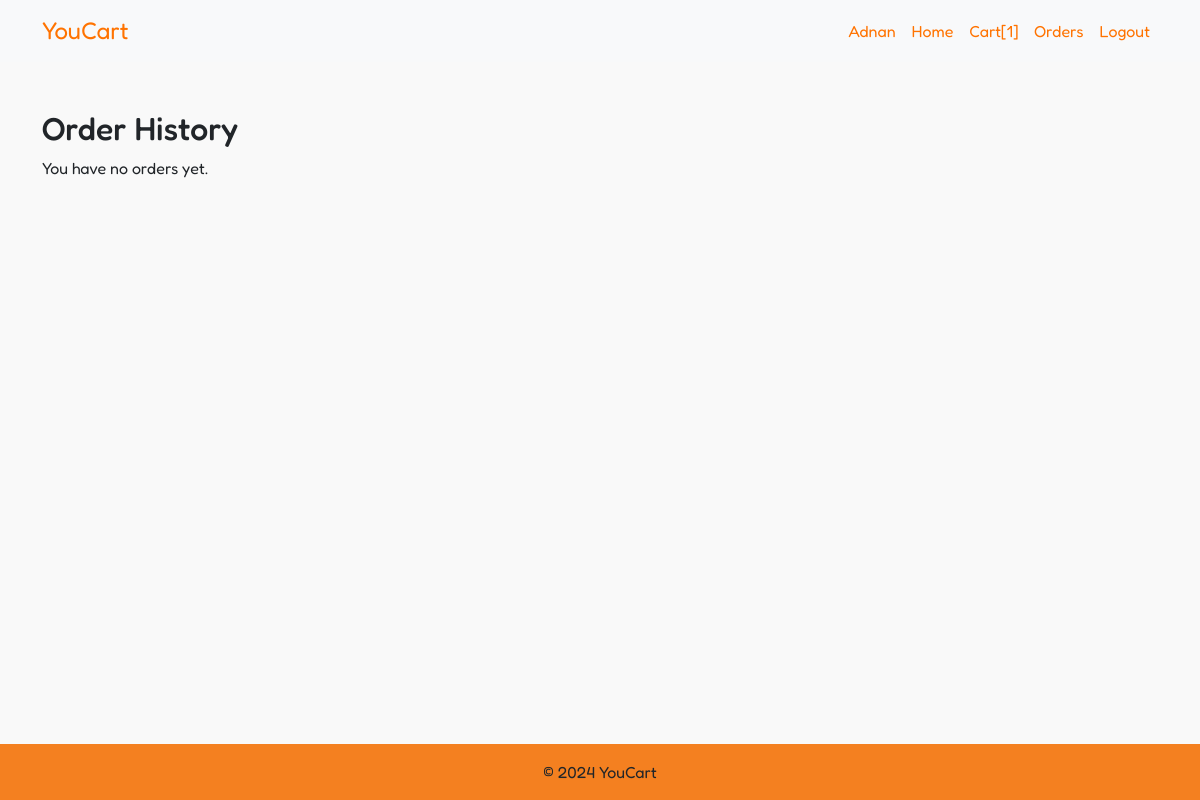
The app's page /order_history/ (signed in), older data.
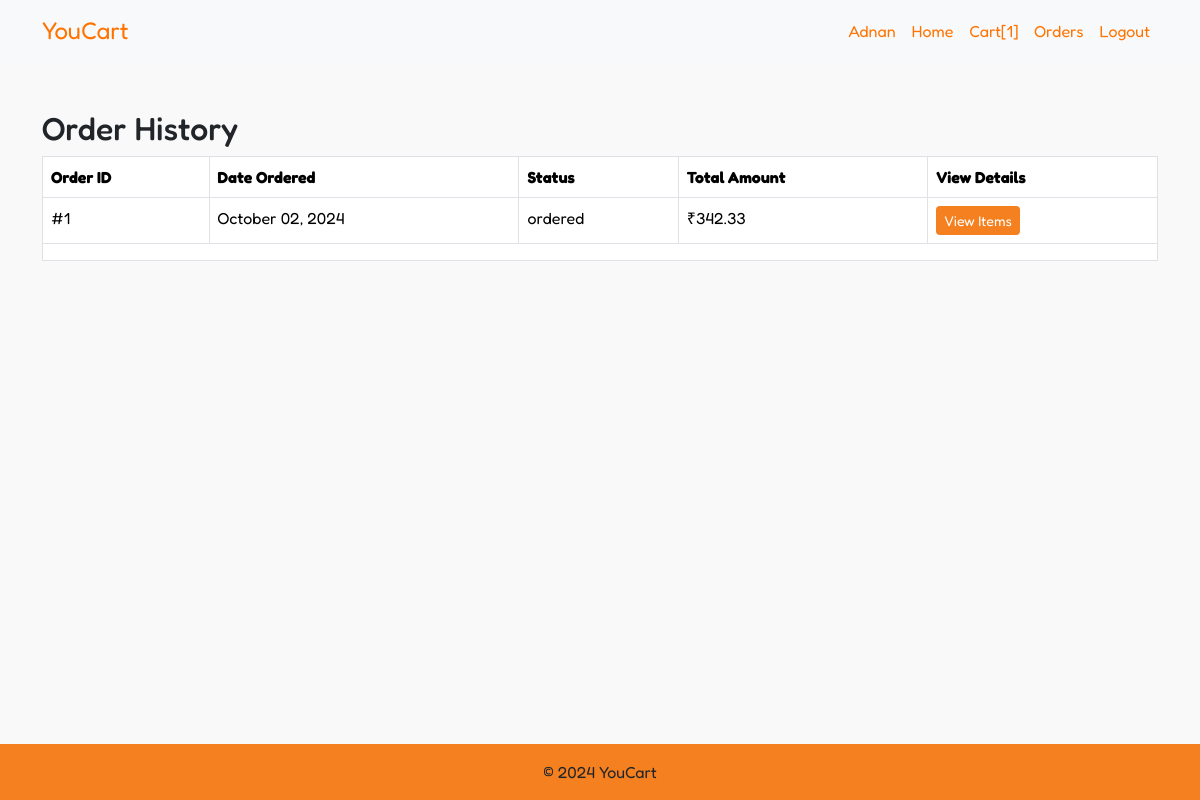
The same page, newer data.
### cart/models.py (models this page shows, shortened)
class Order(models.Model):
    user = models.ForeignKey(CustomUser, on_delete=models.CASCADE)
    total_amount = models.DecimalField(max_digits=10, decimal_places=2)
    status = models.CharField(max_length=20, default="ordered")
    order_date = models.DateTimeField(auto_now_add=True)

### cart/views.py (the view)
# urls.py: path('order_history/', order_history, name="order_history"),
@login_required
def order_history(request):
    orders = Order.objects.filter(user=request.user).prefetch_related('items__product')
    return render(request, "orders.html", {'orders':orders})

### auth_app/models.py (called while the page is built)
    def __str__(self):
        return self.username

### cart/context_processors.py (called while the page is built)
def cart_count(request):
    context = {}
    if request.user.is_authenticated:
        count = CartItem.objects.filter(cart__user=request.user).count()
        context['cart_count'] = count
    return context

### cart/models.py (called while the page is built)
    @property
    def total_price(self):
        return self.product.price * self.quantity

### cart/templates/orders.html (shortened to what this page needs)
{% extends "base.html" %}
{% load static %}
{% block extra_head %}
<link rel="stylesheet" href="{% static 'css/nav.css' %}">
{% endblock %}
{% block content %}
{% include "navbar.html" %}
<div class="container my-5 pb-3">
    <h2>Order History</h2>
    {% if orders %}
        <div class="table-responsive">
            <table class="table table-bordered table-hover">
                <thead class="thead-light">
                    <tr>
                        <th>Order ID</th>
                        <th>Date Ordered</th>
                        <th>Status</th>
                        <th>Total Amount</th>
                        <th>View Details</th>
                    </tr>
                </thead>
                <tbody>
                    {% for order in orders %}
                        <tr>
                            <td>#{{ order.id }}</td>
                            <td>{{ order.order_date|date:"F d, Y" }}</td>
                            <td>
                                <span class="">
                                    {{ order.status }}
                                </span>
                            </td>
                            <td>₹{{ order.total_amount }}</td>
                            <td>
                                <button class="btn btn-primary btn-sm" type="button" data-bs-toggle="collapse" data-bs-target="#orderItems{{ order.id }}" aria-expanded="false" aria-controls="orderItems{{ order.id }}">
                                    View Items
                                </button>
                            </td>
                        </tr>
                        <tr>
                            <td colspan="5">
                            </td>
                        </tr>
                    {% endfor %}
                </tbody>
            </table>
        </div>
    {% else %}
        <p>You have no orders yet.</p>
    {% endif %}
</div>
<div class="fixed-bottom">
    {% include 'footer.html' %}
</div>
{% endblock %}

Row changes from the older to the newer data that the page shows:
added Order: id "1", order_date "October 02, 2024", status "ordered", total_amount "342.33"
Text that changed along with them:
text no longer shown: "You have no orders yet."
text now shown: "Order ID Date Ordered Status Total Amount View Details"
